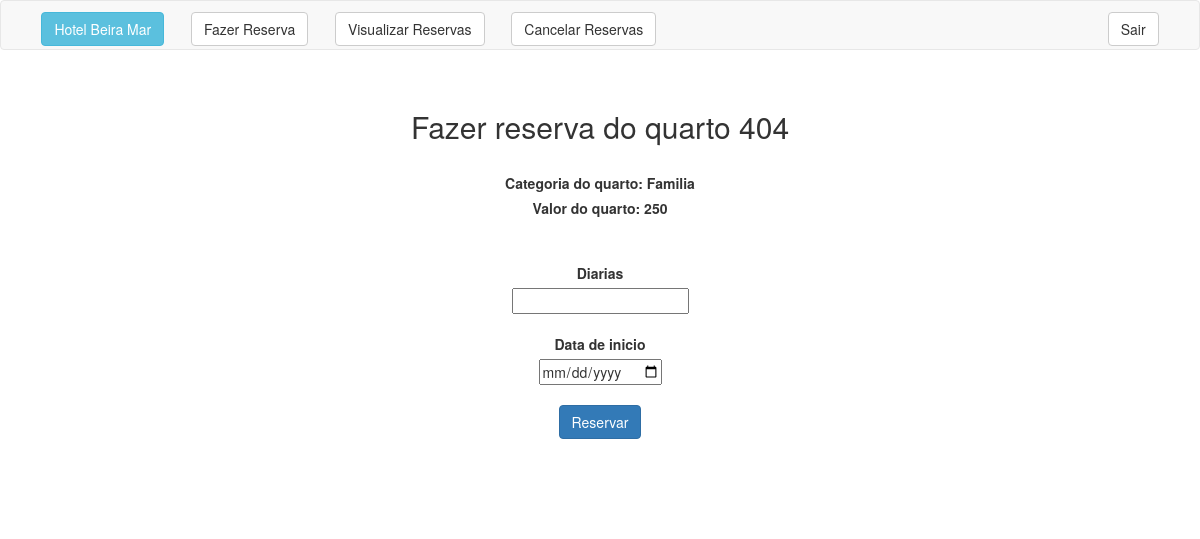
/incluir_reserva.php?codigo=2 (signed in), run on the app's committed database.
### tables this page shows
CREATE TABLE `quartos` (
  `idquarto` int(11) NOT NULL AUTO_INCREMENT,
  `numero` int(11) NOT NULL,
  `valor` double NOT NULL,
  `idtipoQuartos` int(11) NOT NULL,
  `descricao` varchar(500) NOT NULL,
  PRIMARY KEY (`idquarto`),
  KEY `fk_quartos_tipoQuartos1_idx` (`idtipoQuartos`),
  CONSTRAINT `fk_quartos_tipoQuartos1` FOREIGN KEY (`idtipoQuartos`) REFERENCES `tipoQuartos` (`idtipoQuarto`) ON DELETE NO ACTION ON UPDATE NO ACTION
);

CREATE TABLE `tipoQuartos` (
  `idtipoQuarto` int(11) NOT NULL AUTO_INCREMENT,
  `nome` varchar(45) NOT NULL,
  PRIMARY KEY (`idtipoQuarto`)
);

### incluir_reserva.php (the view, shortened to what this page needs)
<?php
	include 'conexao.inc';
	if(isset($_GET["codigo"]))
	{
		$cod=$_GET["codigo"];
		 $sql= "select q.numero, q.idquarto, q.valor, q.descricao, t.nome from quartos q inner join tipoQuartos t on t.idtipoQuarto = q.idtipoQuartos where idquarto=$cod";
		 $result=mysqli_query($con, $sql);
	}
?>
<!DOCTYPE html>
<html>
<head>
	<link rel="stylesheet" type="text/css" href="css/estilo.css">
	<link rel="stylesheet" type="text/css" href="css/bootstrap.min.css">
</head>
<body>
	<?php include "menu.php" ?>
	<div class="col-md-12">
		<div class="info">
			<br>
			<?php while($row = mysqli_fetch_assoc($result)): ?>
				<h2>Fazer reserva do quarto  <?php echo $row['numero'];?></h2>
				<br>
				<label for="">Categoria do quarto: <?php echo $row['nome'];?></label><br>
				<label for="">Valor do quarto: <?php echo $row['valor'];?></label><br>
			<?php endwhile ?>
			<br><br>
			<form action="inserir_reserva.php" method="POST">
				<label for=""> Diarias </label><br>
				<input type="number" name="quant" min="1"><br><br>
				<label for="">Data de inicio</label><br>
				<input type="date" name="data" min="<?php echo date('Y-m-d'); ?>"><br><br>
				<button class= "btn btn-primary" type="submit">Reservar</button>
			</form>
			<br><br>
		</div>
	</div>
	<br>
	<div class="col-md-8 col-md-offset-2 ">
		<div class="alert result">
		</div>
	</div>
</body>
</html>

### css/estilo.css (style rules this page uses)
.info { text-align: center; padding-left: 20%; padding-right: 20%; }
.result { text-align: center; font-size: 100%; }

### data on the page
quartos: numero "404", idtipoQuartos.nome "Familia", valor "250"
